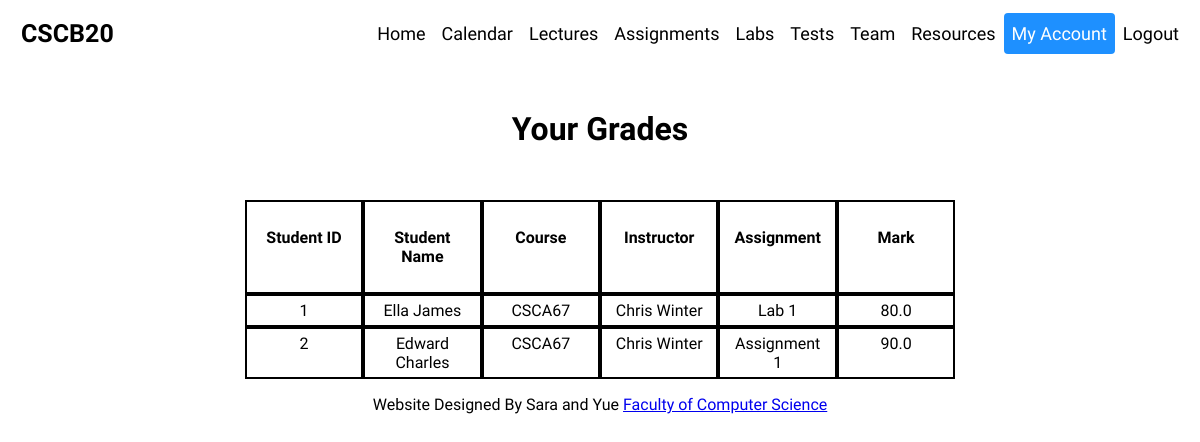
The app's page /student-grades (signed in) with its own data.
### tables this page shows
CREATE TABLE "students" (
	"id"	INTEGER UNIQUE,
	"studentid"	INTEGER,
	"userid"	INTEGER,
	"studentname"	TEXT,
	"course"	TEXT,
	"instructor"	TEXT,
	"assignment"	TEXT,
	"mark"	REAL,
	PRIMARY KEY("id")
);

### app.py (the view)
@app.route('/student-grades')
def student_grades():
    if session['user'] == "instructor":
        sql = """
                    		SELECT *
                    		FROM instructors
                    		"""
        results = query_db(sql, args=(), one=False)
        for result in results:
            if result[0] == session['id']:
                instructor_name = result[1]
        db = get_db()
        db.row_factory = make_dicts
        students = query_db('select * from students where instructor=?', [instructor_name], one=False)
        db.close()
        return render_template('student-grades.html', student=students)
    else:
        return redirect(url_for('home'))

### app.py (called while the page is built)
def get_db():
    db = getattr(g, '_database', None)
    if db is None:
        db = g._database = sqlite3.connect(DATABASE)
    return db

def make_dicts(cursor, row):
    return dict((cursor.description[idx][0], value)
                for idx, value in enumerate(row))

def query_db(query, args=(), one=False):
    cur = get_db().execute(query, args)
    rv = cur.fetchall()
    cur.close()
    return (rv[0] if rv else None) if one else rv

@app.teardown_appcontext
def close_connection(exception):
    db = getattr(g, '_database', None)
    if db is not None:
        db.close()

### templates/student-grades.html (shortened to what this page needs)
<!DOCTYPE html>
<html lang="en">
<head>
    <link rel="stylesheet" href="/static/student-grades.css">
</head>
<body>
    <div class="header">
      <a href="" class="logo">CSCB20</a>
      <div class="header-right">
        <a href="">Home</a>
        <a href="calendar">Calendar</a>
        <a href="lectures">Lectures</a>
        <a href="assignments">Assignments</a>
        <a href="labs">Labs</a>
        <a href="tests">Tests</a>
        <a href="team">Team</a>
        <a href="resources">Resources</a>
      <a class="active" href="/">My Account</a>
        <a href="logout">Logout</a>
      </div>
    </div>
    <div class="title">
      <div class="title_in">
        <h1>Your Grades</h1>
      </div>
    </div>
    <div class="in">
        <div class="row">
            <div class="column">
                <h4>Student ID</h4>
            </div>
            <div class="column">
                <h4>Student Name</h4>
            </div>
            <div class="column">
                <h4>Course</h4>
            </div>
            <div class="column">
                <h4>Instructor</h4>
            </div>
            <div class="column">
                <h4>Assignment</h4>
            </div>
             <div class="column">
                <h4>Mark</h4>
            </div>
        </div>
        {% for item in student%}
        <div class="row">
            <div class="column">
                {{ item['studentid']}}
            </div>
            <div class="column">
                {{ item['studentname']}}
            </div>
            <div class="column">
                {{ item['course']}}
            </div>
            <div class="column">
                {{ item['instructor']}}
            </div>
            <div class="column">
                {{ item['assignment']}}
            </div>
            <div class="column">
                {{ item['mark']}}
            </div>
        </div>
        {% endfor %}
     </div>
    <div class="footer">
       <p> Website Designed By Sara and Yue <a href="https://www.utsc.utoronto.ca/cms/faculty-of-computer-science">Faculty of Computer Science</a></p>
    </div>
</body>
</html>

### static/student-grades.css (style rules this page uses)
body { padding-top: 0px; text-align: center; font-family: 'Varela Round', sans-serif; background: white; height: 100%; background-size: cover; display: flex; flex-direction: column; }
.header { overflow: hidden; padding: 5px 5px; border-radius: 4px; margin-bottom: 20px; }
.header a { float: left; color: black; text-align: center; padding: 8px; text-decoration: none; font-size: 18px; line-height: 25px; border-radius: 4px; }
.header a.logo { font-size: 25px; font-weight: bold; }
.header a.active { background-color: dodgerblue; color: white; }
.header-right { float: right; }
.in { overflow: hidden; margin-top: 20px; }
.title { overflow: hidden; color: black; padding: 10px 0px; width:50%; margin: auto; text-align: center; background-image: url(https://media.giphy.com/media/NQgC6SCAmipUY/giphy.gif); border-radius: 10px; }
.title_in { width:50%; margin:auto; text-align:center; background-color: rgba(255,255,255,0.35); border-radius: 4px; }
.row { display: inline-flex; margin: auto; width: 60%; color: black; }
.column { border: 2px solid black; flex: 1; width: 60%; padding: 5px 10px; background-color: white; }
.footer { text-align: center; flex-shrink: 0; font-family: 'Varela Round', sans-serif; }

### records on screen
students: studentid "1", studentname "Ella James", course "CSCA67", instructor "Chris Winter", assignment "Lab 1", mark "80.0"
students: studentid "2", studentname "Edward Charles", course "CSCA67", instructor "Chris Winter", assignment "Assignment 1", mark "90.0"
